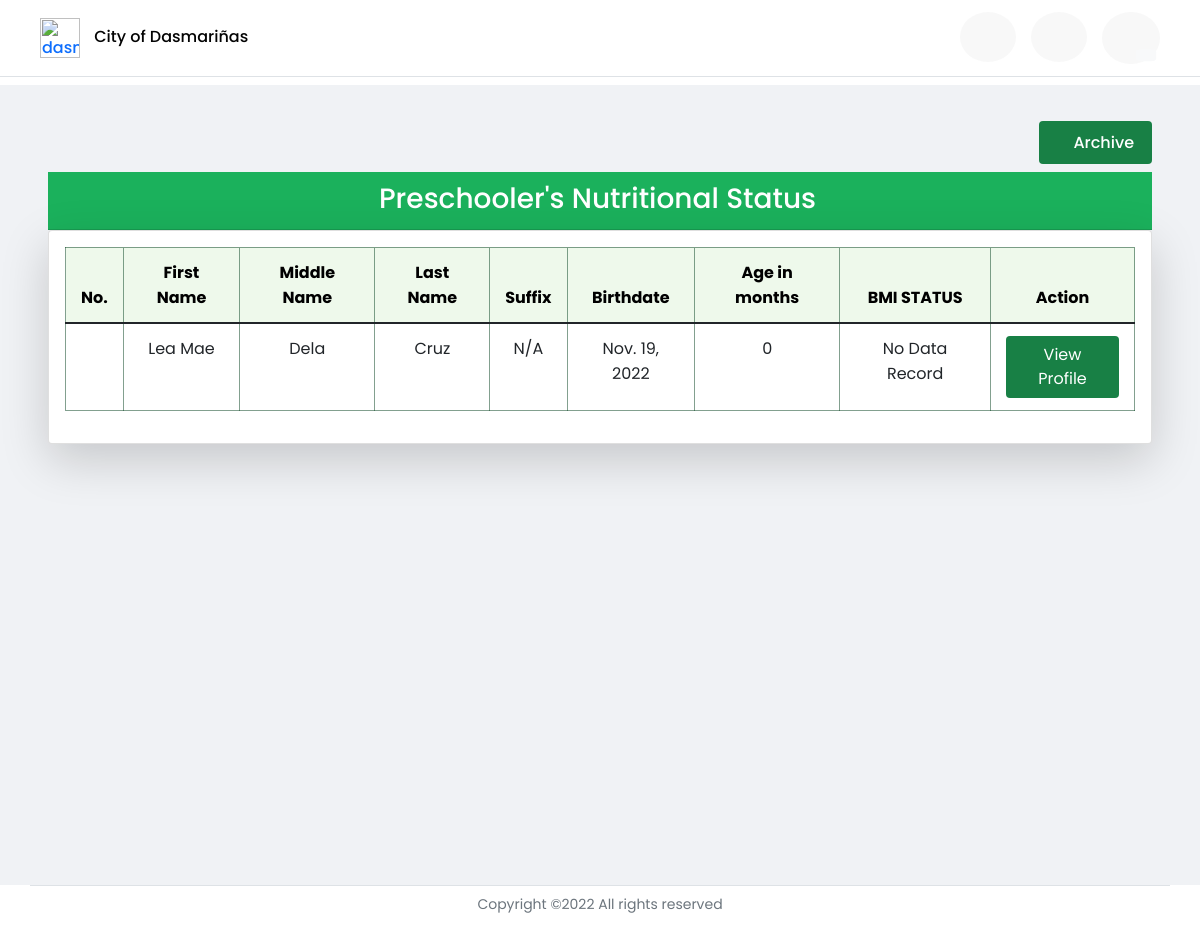
Before: /preschooler_dashboard (signed in) with the older database file.
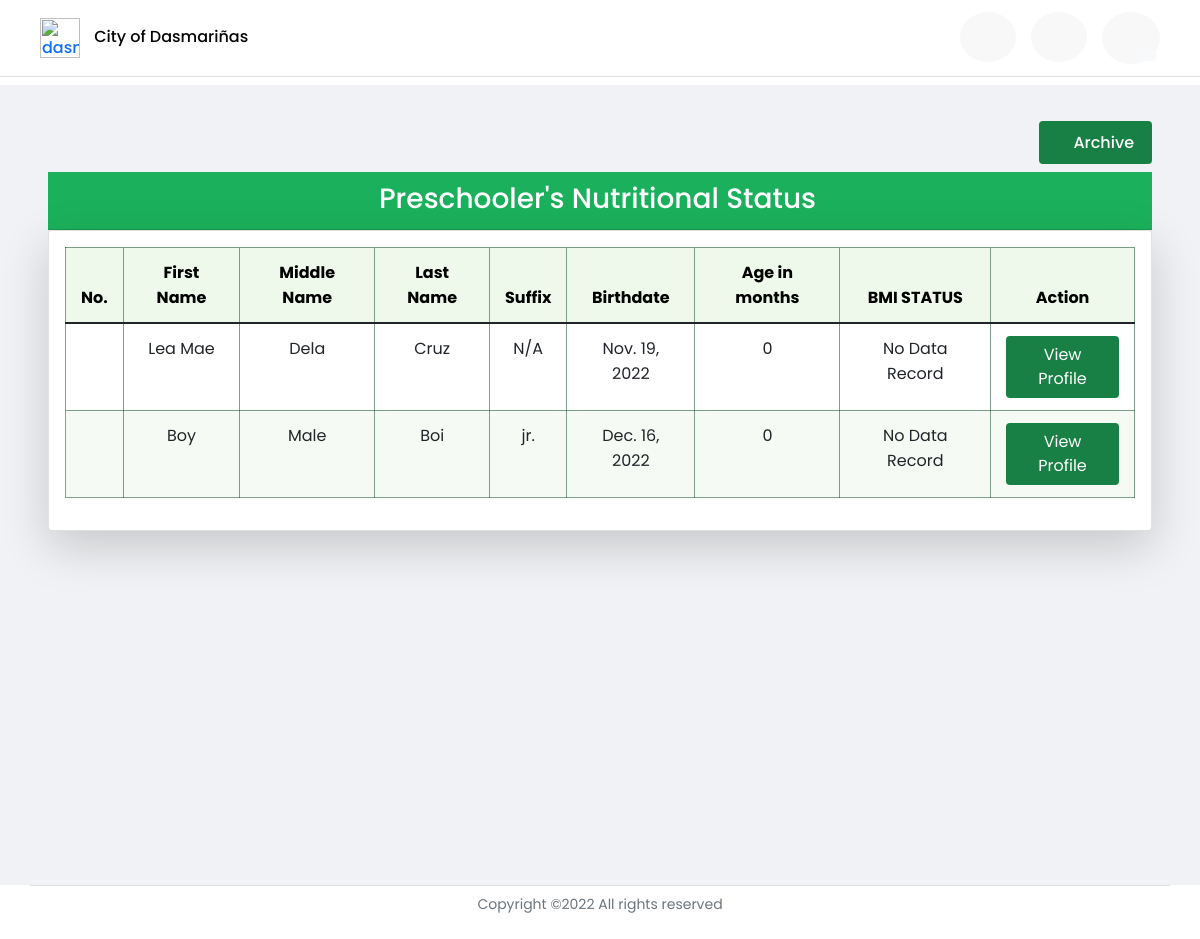
After: the same page with the newer database file.
### profilingApp/models.py (models this page shows, shortened)
class Preschooler(Model):
    GENDER = [('Male', 'Male'),
              ('Female', 'Female'),]
    parent = models.ForeignKey(Parent, on_delete=CASCADE)
    first_name = models.CharField(max_length=100)
    last_name = models.CharField(max_length=100)
    middle_name = models.CharField(max_length=100)
    suffix_name = models.CharField(max_length=100, null=True, blank=True)
    birthday = models.DateField(null=True, blank=True)
    height = models.FloatField(null=True, validators=[MinValueValidator(45.0), MaxValueValidator(120.0)])
    weight = models.FloatField(null=True, validators=[MinValueValidator(1.0), MaxValueValidator(28.0)])
    gender = models.CharField(max_length=100, choices=GENDER, null=True)
    date_measured = models.DateField(null=True, blank=True)
    health_problem = models.CharField(max_length=500, null=True, blank=True)
    history= HistoricalRecords()
    objects = models.Manager()
    lt_60_objects = PreschoolerManagerLess()
    gte_60_objects = PreschoolerManagerGreater()
    def age_months(self):
        today = date.today()
        date_diff = today - self.birthday
        in_days = date_diff.days
        return int((in_days) / (365 / 12))
    def bmifa(self):
        calculator = Calculator(adjust_height_data=False, adjust_weight_scores=False,
                       include_cdc=False, logger_name='pygrowup',
                       log_level='INFO')
        try:
            today = date.today()
            date_diff = today - self.birthday
            in_days = date_diff.days
            age_months = int((in_days) / (365 / 12))
            bmi = float(self.weight / ((self.height / 100) ** 2))
            return float(calculator.bmifa(bmi, age_months, helpers.get_good_sex(str(self.gender)), self.height))
        except:
            pass

### profilingApp/views.py (the view)
# urls.py: path('preschooler_dashboard', views.preschooler_dashboard, name='preschooler_dashboard'),
def preschooler_dashboard(request):
    if request.user.is_authenticated and request.user.user_type == 'BHW':
        bhw_logged = BarangayHealthWorker.objects.get(user_id=request.user.id)
        parents = Parent.objects.filter(barangay=bhw_logged.bhw_barangay)
        preschooler = Preschooler.lt_60_objects.filter(parent__in=(parents))
        preschooler_60months = Preschooler.gte_60_objects.filter(parent__in=(parents))
        context = {'preschoolers': preschooler,
                   'archive_preschoolers' : preschooler_60months}
        return render(request, 'activities/BHW Preschooler Dashboard.html', context)
    elif request.user.is_authenticated and request.user.user_type == 'Admin':
        return redirect('admin_home')
    elif request.user.is_authenticated and request.user.user_type == 'P/G':
        return redirect('parent_home')

### profilingApp/models.py (called while the page is built)
    def get_queryset(self):
        greater_than_60_mon = datetime.today() - relativedelta(months=60)
        return super().get_queryset().filter(birthday__gt=greater_than_60_mon)

    def get_queryset(self):
        less_than_60_mon = datetime.today() - relativedelta(months=60)
        return super().get_queryset().filter(birthday__lte=less_than_60_mon)

### profilingApp/templates/activities/BHW Preschooler Dashboard.html (shortened to what this page needs)
{% extends 'activities/BHW Home.html' %}
{% load static %}
{% block dashboard %}
<header>
    <div class="site-header">
    <nav class="navbar fixed-top index__navbar scrolled border-bottom"
    style=" padding-left:3%; padding-right:3%;">
        <div class="flex-fill p-1 py-1">
            <div class="d-flex align-items-center justify-content-between">
                <div>
                    <a href="#" class="name" style="text-decoration: none;">
                        <img class="navbar-icon" src="{% static '/Media/avatar.png' %}" alt="dasma-logo">
                        <span id="hidetitle" class="brand__name" style="color:rgb(3, 3, 3); margin-left:10px;">City of Dasmariñas</span>
                    </a>
                </div>
                <div id="navLinks">
                    <ul class="nav text-small">
                        <li>
                            <a href="{% url 'bhw_home' %}" class="nav-link" data-toggle="tooltip" data-bs-placement="bottom" data-bs-offset="0,7"
                            title="Barangay Health Worker Home">
                            <i class="fa fa-fw fa-home" style="font-size: 24px;"></i>
                            </a>
                        </li>
                        <li>
                            <a href="{% url 'preschooler_dashboard' %}" class="nav-link" style="color:rgb(27, 177, 92) !important;" data-toggle="tooltip" data-bs-placement="bottom" data-bs-offset="0,7"
                            title="Preschooler Profile">
                            <i class="fa fa-fw fa-id-card " style="font-size: 24px;"></i>
                            </a>
                        </li>
                        <li>
                            <a class="btn nav-link" id="dropdownUser1" data-bs-toggle="dropdown" data-toggle="tooltip" data-bs-placement="bottom" data-bs-offset="0,7"
                            title="User Settings" aria-expanded="false">
                                <i class="fa fa-fw fa-user-cog bi" style="font-size: 24px;"></i>
                                <span class="position-absolute top-100 start-75 translate-middle badge rounded-pill text-dark" style="border-radius: 50%;">
                                    <i class="fa fa-lg fa-fw fa-caret-down bg-light" style="border-radius: 25%; margin-bottom: 15px;"></i>
                                </span></a>
                        </li>
                    </ul>
                </div>
            </div>
        </div>
    </nav>
    </div>
</header>
<div id="grid" class="container-fluid" style="margin-top:85px;">
<div class="container text-black">
    <div class="row">
        <div class="col">
            <div class="d-flex align-items-center justify-content-sm-end justify-content-center">
                <button class="btn mb-2"type="button" style="background-color: #188045; color: white;" data-bs-toggle="modal" data-bs-target="#modalArc"><h6 style="padding:5px;margin-bottom: 0px !important;"><i class="fa fa-archive"></i> Archive</h6></button>
            </div>
            <div class="card-header">
                <h3>Preschooler's Nutritional Status</h3>
            </div>
            <div class="card shadow-lg p-3 bg-white rounded">
                <div class="table-responsive">
                    <table class="table table-hover table-cell-border" id="preschooler_bmi" >
                        <thead>
                            <tr style="text-align: center;">
                                <th scope="col">No.</th>
                                <th scope="col">First Name</th>
                                <th scope="col">Middle Name</th>
                                <th scope="col">Last Name</th>
                                <th scope="col">Suffix</th>
                                <th scope="col">Birthdate</th>
                                <th scope="col">Age in months</th>
                                <th scope="col">BMI STATUS</th>
                                <th scope="col" class="nosort text-center">Action</th>
                            </tr>
                        </thead>
                        <tbody>
                            {% for preschooler in preschoolers %}
                            <tr style="text-align: center;">
                                <td></td>
                                <td>{{ preschooler.first_name }}</td>
                                <td>{{ preschooler.middle_name }}</td>
                                <td>{{ preschooler.last_name }}</td>
                                {% if preschooler.suffix_name is None %}
                                    <td>N/A</td>
                                {% elif preschooler.suffix_name == '' %}
                                    <td>N/A</td>
                                {% else %}
                                    <td>{{ preschooler.suffix_name }}</td>
                                {% endif %}
                                <td>{{ preschooler.birthday }}</td>
                                <td>{{ preschooler.age_months }}</td>
                                {% if preschooler.bmifa is None %}
                                    <td> No Data Record </td>
                                {% elif preschooler.bmifa > 2.0 %}
                                    <td style="color: rgb(0, 0, 0); background-color: #f67f72; font-weight: 500;"> Overweight/Obese ({{ preschooler.bmifa }})</td>
                                {% elif preschooler.bmifa >= -2.0 and preschooler.bmifa <= 2.0 %}
                                    <td style="color: rgb(0, 165, 79);"> Normal ({{ preschooler.bmifa}})</td>
                                {% elif preschooler.bmifa >= -3.0 and preschooler.bmifa <= -2.0 %}
                                    <td style="color: rgb(255, 241, 2);"> Wasted ({{ preschooler.bmifa }})</td>
                                {% else %}
                                    <td style="color: rgb(238, 29, 35);"> Severely Wasted ({{preschooler.bmifa }})</td>
                                {% endif %}
                                <td style="text-align: center;">
                                    <div>
                                        <a href="{% url 'preschooler_profile' preschooler.id %}"><button type="button" style="background-color: #188045; color: white;" class="btn">View Profile</button></a>
                                    </div>
                                </td>
                            </tr>
                            {% endfor %}
                        </tbody>
                    </table>
                </div>
            </div>
        </div>
    </div>
</div>
</div>
{% endblock %}

### profilingApp/templates/activities/BHW Home.html (shortened to what this page needs)
{% load static %}
<html lang="en">
<head>
    <link rel="stylesheet" href="{% static '/CSS/DataTables/datatables.min.css' %}">
    <link rel="stylesheet" href="{% static '/CSS/styles.css' %}">
    <link rel="stylesheet" href="{% static '/CSS/font-awesome/css/all.min.css' %}">
    <link rel="stylesheet" href="{% static '/CSS/css/bootstrap.min.css' %}">
</head>
<body>
{% block dashboard %}{% endblock %}
<div class="footer text-muted">
    <div class="container">
        <div class="row text-center d-flex align-items-center">
                <div class="border-top p-2 d-flex justify-content-center align-items-center">
                    <p class="copyright"><small>
                    Copyright ©<script>document.write(new Date().getFullYear());</script> All rights reserved
                    </small>
                    </p>
                </div>
        </div>
    </div>
</div>
</body>
</html>

### profilingApp/static/CSS/styles.css (style rules this page uses)
.fixed-top { position: sticky; top: 0; right: 0; left: 0; z-index: 1030; max-height: 85px; background-color: white; border-bottom: 3px; }
.navbar-icon { width: 40px; max-width: 40px; }
img { vertical-align: middle; border-style: none; }
* { margin: 0; padding: 0; box-sizing: border-box; font-family: 'Poppins', sans-serif; }
li, a, button { font-family: 'Poppins', sans-serif; font-weight: 500; font-size: 16px; color:#188045; text-decoration: none; }
li { list-style: none; display: list-item; text-align: -webkit-match-parent; }
a { text-decoration: none; }
table { border: 1px ridge !important; border-color:#003d1b7d !important; }
thead { border-color: rgba(23, 128, 69, 0.514)!important; background-color: #eef9eb; text-align: left !important; color:#000000; }
th { border-bottom: 1px solid !important; border-right: 1px solid !important; padding: 12px 15px !important; border-color: #003d1b7d!important; }
td { border-bottom: 1px solid !important; border-right: 1px solid !important; padding: 12px 15px !important; border-color: #003d1b7d!important; }
tbody tr:nth-of-type(even) { background-color: #f5faf4; }
#navLinks li a { color:rgba(0, 19, 0, 0.87); padding: 13 13 13 13; background-color: #ebebeb60; border-radius: 50%; margin-left: 15px; position: relative; }
#grid,#footer,#header { transition: 0.5s ease-in-out; }
#grid { background-color: rgb(240, 242, 245); position: relative; padding: 3%; width: 100%; margin-top: 85px; min-height: 800px; }
.card-header { font-size: 13px; font-family: 'Poppins', sans-serif;; background-color:#1bb15c !important; color:white; padding: 10px 15px 5px 10px !important; text-align: center; }
html { width: 100%; height: 100%; }
body { color: rgba(0, 0, 0, 0.6); font-family: 'Poppins', sans-serif; font-size: 14px; line-height: 1.6em; -webkit-font-smoothing: antialiased; -moz-osx-font-smoothing: grayscale; }
::placeholder { color:rgba(255, 255, 255, 0.253); }
@media (min-width: 700px) { ::placeholder { color:rgba(255, 255, 255, 0.253); } }
.row { display: -webkit-box; display: -ms-flexbox; display: flex; -ms-flex-wrap: wrap; flex-wrap: wrap; margin-right: 15px; margin-left: 15px; }
p { display: block; margin-block-start: 1em; margin-block-end: 1em; margin-inline-start: 0px; margin-inline-end: 0px; }
.col-6, .col-7, .col-12, .col, .col-sm-3, .col-sm-6, .col-md-3, .col-md-4, .col-md-5, .col-md-6, .col-md-8, .col-md-9, .col-md-10, .col-md-12, .col-lg-3, .col-lg-4, .col-lg-5, .col-lg-6, .col-lg-7, .col-lg-8, .col-lg-10, .col-lg-12, .col-xl-2 { position: relative; width: 100%; padding-right: 15px; padding-left: 15px; }
small, .small { font-size: 80%; font-weight: 400; }
.text-center { text-align: center !important; }
html { font-family: sans-serif; line-height: 1.15; -webkit-text-size-adjust: 100%; -webkit-tap-highlight-color: rgba(0, 0, 0, 0); }

Changed rows visible on the page:
added Preschooler: first_name "Boy", middle_name "Male", last_name "Boi", suffix_name "jr.", birthday "Dec. 16, 2022", age_months "0", shows "No Data Record"
